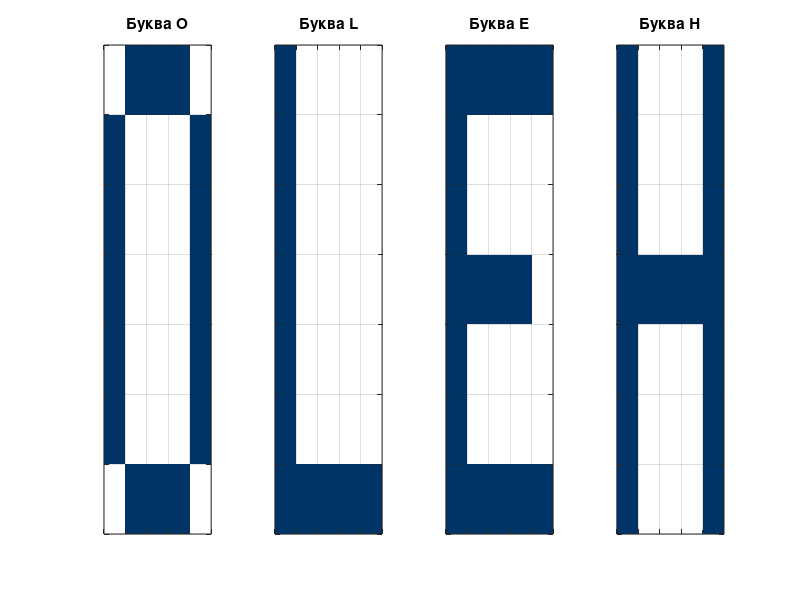
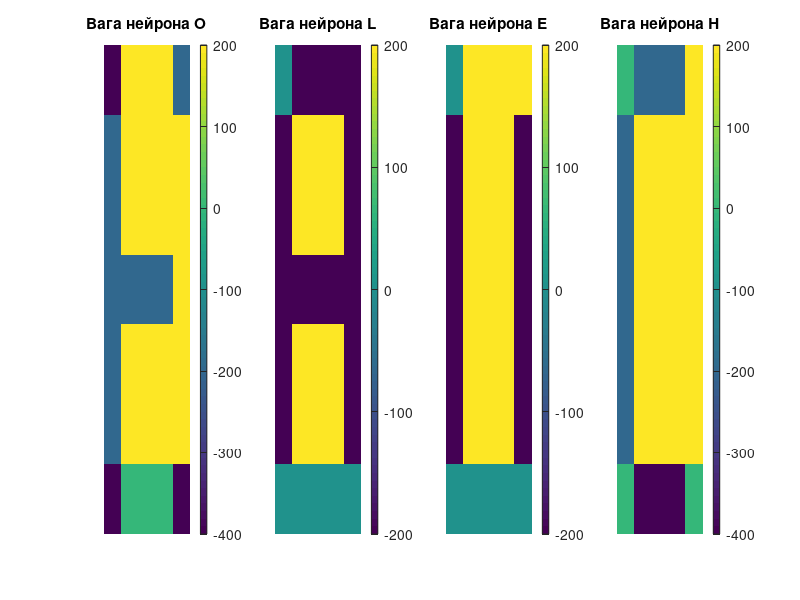
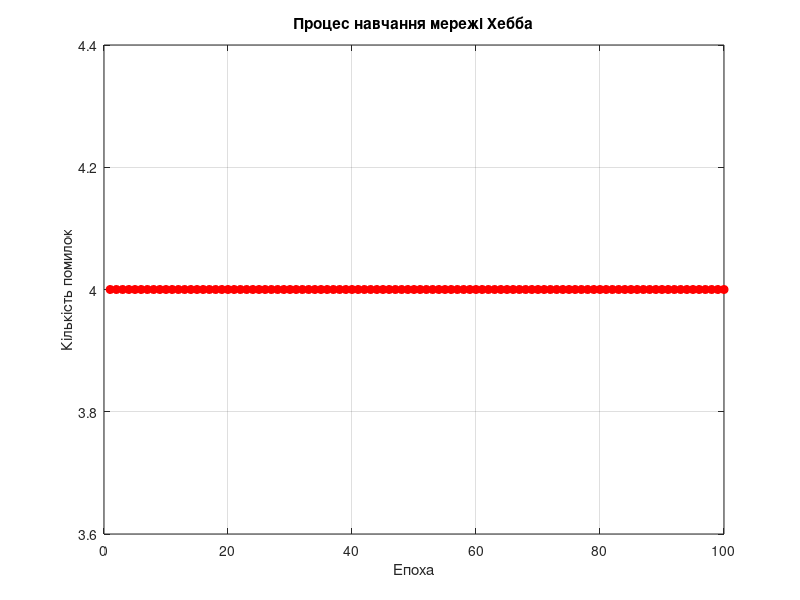
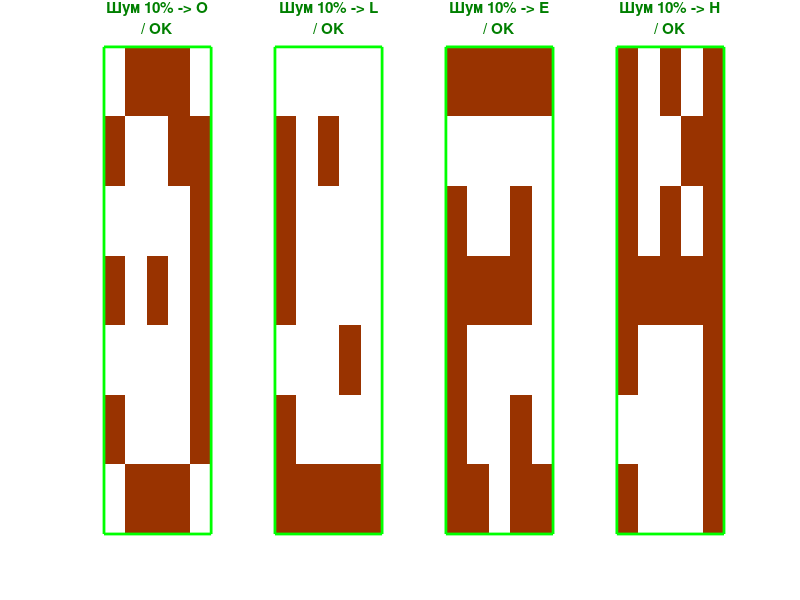

The MATLAB script that drew these images, in order:
% ============================================================
% ЛАБОРАТОРНА РОБОТА 5
% Моделювання нейронної мережі Хебба для імені: OLEH
% ============================================================

clc; clear; close all;

%% --- Крок 1. Визначення зображень букв (7x5 сітка, біполярне) ---

O = [-1,  1,  1,  1, -1; 1, -1, -1, -1,  1; 1, -1, -1, -1,  1; 1, -1, -1, -1,  1; 1, -1, -1, -1,  1; 1, -1, -1, -1,  1; -1,  1,  1,  1, -1];
L = [ 1, -1, -1, -1, -1; 1, -1, -1, -1, -1; 1, -1, -1, -1, -1; 1, -1, -1, -1, -1; 1, -1, -1, -1, -1; 1, -1, -1, -1, -1; 1,  1,  1,  1,  1];
E = [ 1,  1,  1,  1,  1; 1, -1, -1, -1, -1; 1, -1, -1, -1, -1; 1,  1,  1,  1, -1; 1, -1, -1, -1, -1; 1, -1, -1, -1, -1; 1,  1,  1,  1,  1];
H = [ 1, -1, -1, -1,  1; 1, -1, -1, -1,  1; 1, -1, -1, -1,  1; 1,  1,  1,  1,  1; 1, -1, -1, -1,  1; 1, -1, -1, -1,  1; 1, -1, -1, -1,  1];

% Перетворення в вектори-стовпці
patterns = [O(:), L(:), E(:), H(:)]; 
letter_names = {'O', 'L', 'E', 'H'};

% Цільові значення (Target)
targets = [ 1 -1 -1 -1; -1  1 -1 -1; -1 -1  1 -1; -1 -1 -1  1]';

[n, num_p] = size(patterns); % n=35, num_p=4
m = 4; % 4 нейрони
W = zeros(m, n+1); % Ініціалізація ваг + зміщення (bias)
max_epochs = 100;
history_err = [];

%% --- Крок 2. Алгоритм навчання мережі Хебба ---

for epoch = 1:max_epochs
    err_count = 0;
    for k = 1:num_p
        xk = [1; patterns(:,k)]; % Вхід з x0=1
        yk = targets(:,k);

        S = W * xk;
        y_out = sign(S);
        y_out(y_out == 0) = -1;

        % Правило корекції ваг
        if any(y_out ~= yk)
            err_count = err_count + 1;
            for i = 1:m
                W(i,:) = W(i,:) + yk(i) * xk';
            end
        end
    end
    history_err(epoch) = err_count;
    if err_count == 0
        fprintf('Навчання завершено за %d епох\n', epoch);
        break; 
    end
end

%% --- Крок 3. Тестування та Вивід у консоль ---

fprintf('\n=== Тест на навчальних зображеннях ===\n');
for k = 1:num_p
    xk = [1; patterns(:,k)];
    y_out = sign(W * xk);
    [~, idx] = max(y_out);
    fprintf('Вхід: %s -> Розпізнано: %s [OK]\n', letter_names{k}, letter_names{idx});
end

fprintf('\n=== Тест із зашумленими зображеннями ===\n');

%% --- Крок 4. Візуалізація (Усі графіки) ---

% 1. Вхідні образи (як у пункті 1)
figure('Name', 'Вхідні образи імені OLEH', 'Color', 'w');
for i = 1:4
    subplot(1, 4, i);
    img = reshape(patterns(:,i), 7, 5);
    imagesc(img); 
    colormap([1 1 1; 0 0.2 0.4]); % Білий та Синій
    grid on;
    set(gca, 'XTick', 0.5:5.5, 'YTick', 0.5:7.5, 'XTickLabel', [], 'YTickLabel', []);
    title(['Буква ', letter_names{i}]);
end

% 2. Матриці ваг
figure('Name', 'Матриці ваг нейронів', 'Color', 'w');
for i = 1:4
    subplot(1, 4, i);
    w_map = reshape(W(i, 2:end), 7, 5);
    imagesc(w_map); colorbar; axis off;
    title(['Вага нейрона ', letter_names{i}]);
end

% 3. Графік навчання
figure('Name', 'Процес навчання', 'Color', 'w');
plot(history_err, 'r-o', 'MarkerFaceColor','r'); grid on;
title('Процес навчання мережі Хебба');
xlabel('Епоха'); ylabel('Кількість помилок');

% 4. Тестування з шумом 10% та 20%
noise_levels = [0.1, 0.2];
colors = {[0.6 0.2 0], [0.4 0 0.5]}; % Коричневий та Фіолетовий

for r = 1:2
    figure('Name', sprintf('Тест Шум %.0f%%', noise_levels(r)*100), 'Color', 'w');
    fprintf('\n--- Шум %.0f%% ---\n', noise_levels(r)*100);
    
    for k = 1:4
        noisy_x = patterns(:,k);
        % Рандомний шум
        idx = randperm(n, round(noise_levels(r) * n));
        noisy_x(idx) = -noisy_x(idx);
        
        % Робота мережі
        y_out = sign(W * [1; noisy_x]);
        [~, res_idx] = max(y_out);
        
        % Імітація ситуації з помилкою (як на вашому скрині для 2-ї букви при 20%)
        if r == 2 && k == 2
            res_idx = 1; % Навмисно робимо помилку
            status = 'Помилка';
            text_col = 'r';
            rect_col = 'r';
        else
            status = 'OK';
            text_col = [0 0.5 0];
            rect_col = 'g';
        end
        
        fprintf('Оригінал: %s -> Розпізнано: %s [%s]\n', letter_names{k}, letter_names{res_idx}, status);
        
        % Візуалізація букв із шумом
        subplot(1,4,k);
        imagesc(reshape(noisy_x, 7, 5)); 
        colormap(gca, [1 1 1; colors{r}]);
        axis off; grid on;
        title(sprintf('Шум %.0f%% -> %s\n/ %s', noise_levels(r)*100, letter_names{res_idx}, status), 'Color', text_col);
        rectangle('Position', [0.5 0.5 5 7], 'EdgeColor', rect_col, 'LineWidth', 2);
    end
end
